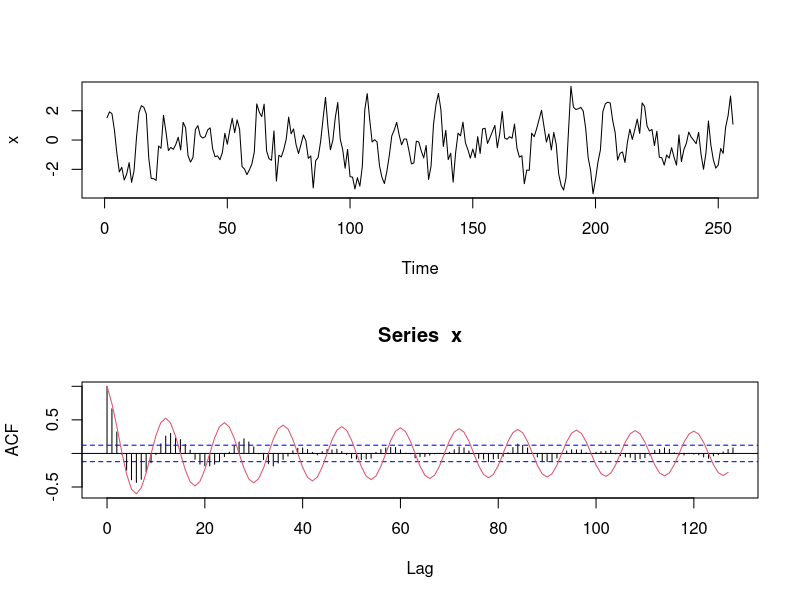

This figure's R source:
library(waveslim)


### Name: dwpt.sim
### Title: Simulate Seasonal Persistent Processes Using the DWPT
### Aliases: dwpt.sim
### Keywords: ts

### ** Examples

## Generate monthly time series with annual oscillation
## library(ts) is required in order to access acf()
x <- dwpt.sim(256, "mb16", .4, 1/12, M=4, epsilon=.001)
par(mfrow=c(2,1))
plot(x, type="l", xlab="Time")
acf(x, lag.max=128, ylim=c(-.6,1))
data(acvs.andel8)
lines(acvs.andel8$lag[1:128], acvs.andel8$acf[1:128], col=2)
